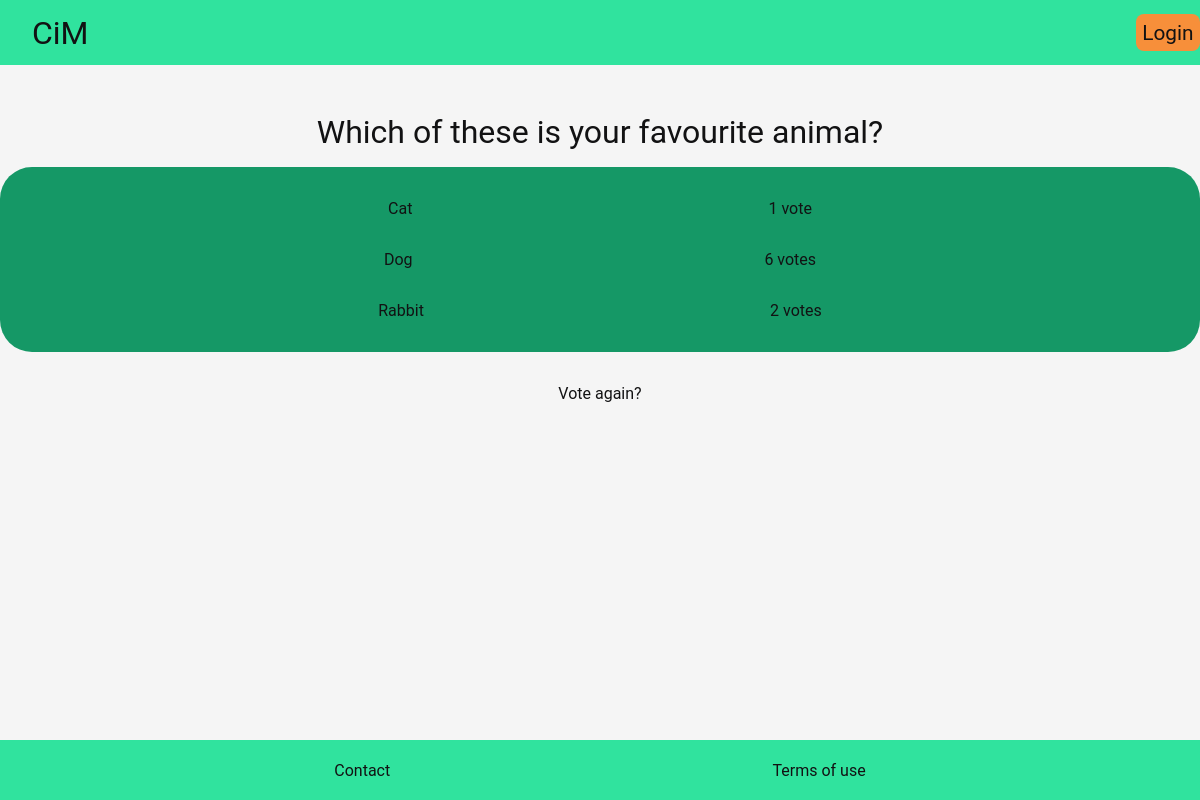
The page /polls/4/results/ on the database as committed earlier.
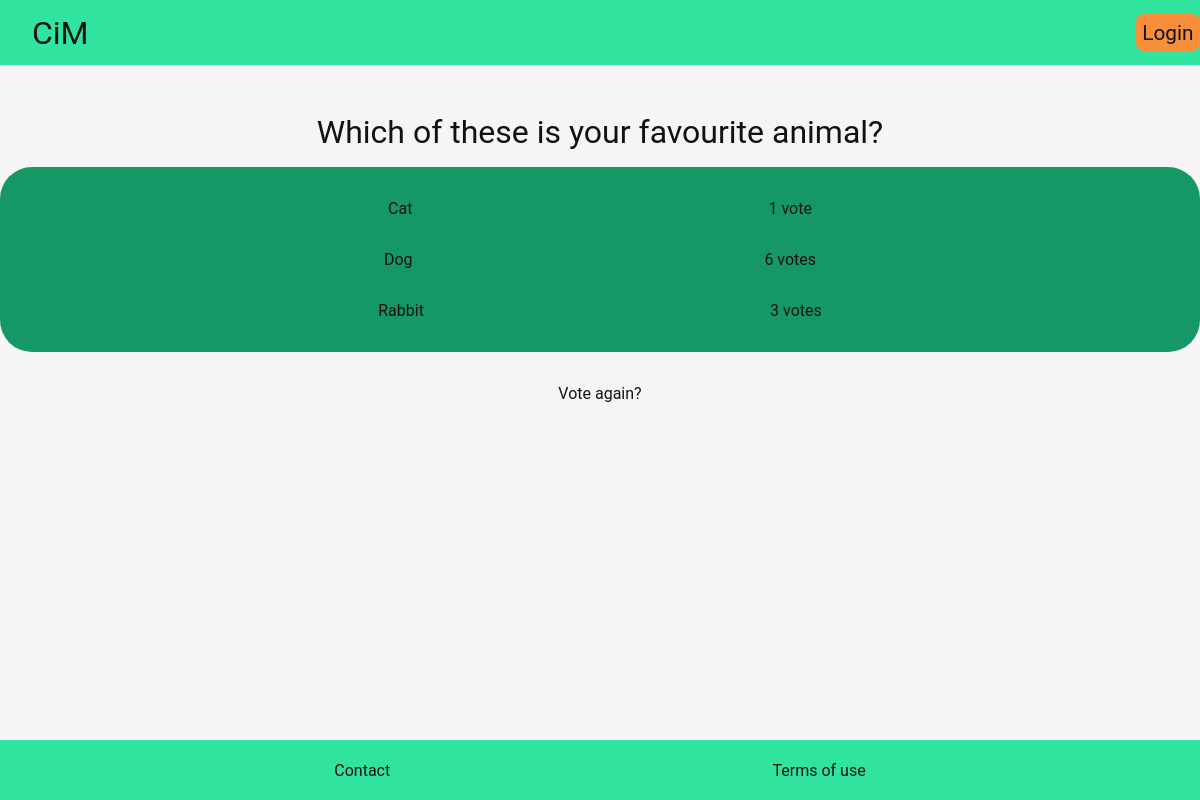
The same page on the database as committed later.
### polls/models.py (models this page shows, shortened)
class Choice(models.Model):
    question = models.ForeignKey(Question, on_delete=models.CASCADE)
    choice_text = models.CharField(max_length=200)
    votes = models.IntegerField(default=0)

### polls/views.py (the view)
# urls.py: path('<int:question_id>/results/', views.results, name='results'),
def results(request, question_id):
    question = get_object_or_404(Question, pk=question_id)
    return render(request, 'polls/results.html', {'question': question})

### polls/templates/polls/results.html
{% extends "basic/basic.html" %}
{% block main %}
    <h1>{{ question.question_text }} </h1>
    <div class="poll-results">
    {% for choice in question.choice_set.all %}
        <div class="poll-choices">
           <div class="poll-choice-text"> {{ choice.choice_text }}</div>
           <div class="poll-choice-votes">{{choice.votes}} vote{{choice.votes|pluralize}}</div>
        </div>
    {% endfor %}
    </div>
    <a href="{% url 'polls:detail' question.id %}"> Vote again?</a>
{% endblock main %}

Rows that differ between the two databases and show on the page:
changed Choice "Rabbit": votes "2" → "3"
